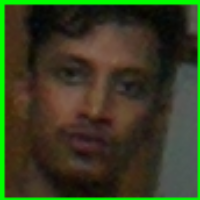
#> input picture facerecognitionattendencesystem_adamjicant/dataset/Meraz_Ahsan_Shah_22_46180_1/Meraz_Ahsan_Shah_22_46180_1_000.png, 200 x 200 px; its folder holds only this picture in this run
$ python train_lbph.py
#> lines starting #> are read from the running program, lines starting #| are printed output that depends on the picture
import cv2, os, numpy as np

data_root = "dataset"
people = sorted([d for d in os.listdir(data_root)
                 if os.path.isdir(os.path.join(data_root, d))])
if not people: raise SystemExit("No dataset found. Run capture first.")

if not hasattr(cv2, "face"):
    raise SystemExit("cv2.face missing. Install contrib: pip install opencv-contrib-python")

recognizer = cv2.face.LBPHFaceRecognizer_create(radius=1, neighbors=8, grid_x=8, grid_y=8)

X, y = [], []
for label, person in enumerate(people):
    folder = os.path.join(data_root, person)
    for f in os.listdir(folder):
        if f.lower().endswith((".png",".jpg",".jpeg")):
            img = cv2.imread(os.path.join(folder, f), cv2.IMREAD_GRAYSCALE)
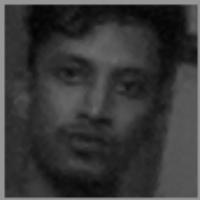
#> img: shape (200, 200); min 2, max 149, mean 56
            if img is not None:
                X.append(img); y.append(label)
#> pass 2 of the loop `for label, person in enumerate(people):`:
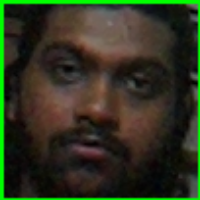
#> input picture facerecognitionattendencesystem_adamjicant/dataset/Prious_Chandra_Nath_22_46302_1/Prious_Chandra_Nath_22_46302_1_003.png, 200 x 200 px
#> `img = cv2.imread(os.path.join(folder, f), cv2.IMREAD_GRAYSCALE)`:
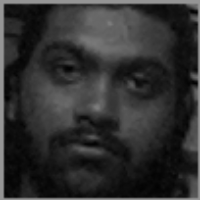
#> img: shape (200, 200); min 1, max 149, mean 47.8

if not X: raise SystemExit("No images found in dataset.")
recognizer.train(X, np.array(y))

os.makedirs("models", exist_ok=True)
recognizer.write("models/lbph.yml")
with open("models/labels.txt","w") as f:
    for i, p in enumerate(people): f.write(f"{i},{p}\n")

print("Trained on:", people)
